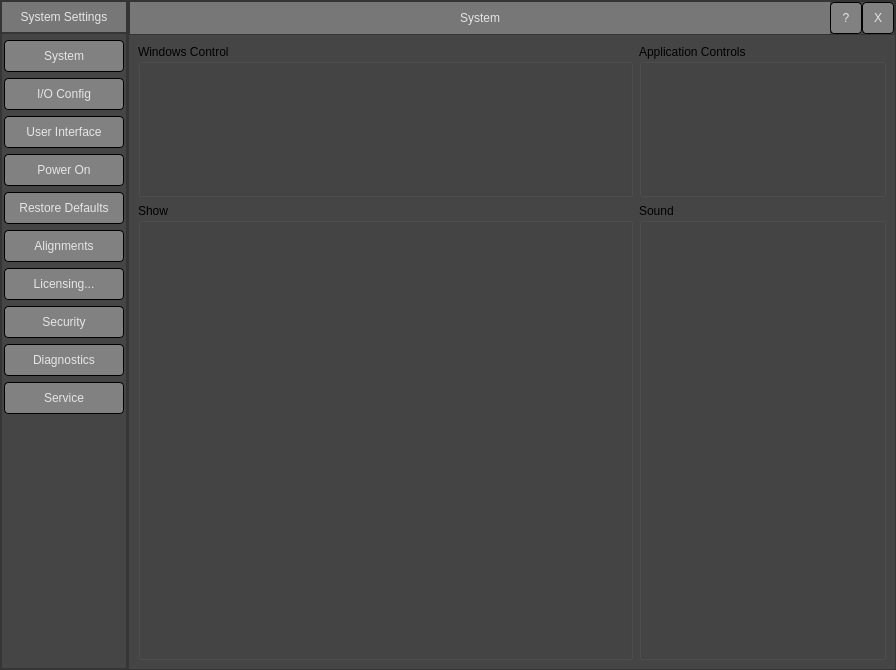
<?xml version="1.0" encoding="UTF-8"?>
<ui version="4.0">
 <class>DialogSystemSettings2</class>
 <widget class="QDialog" name="DialogSystemSettings2">
  <property name="geometry">
   <rect>
    <x>0</x>
    <y>0</y>
    <width>896</width>
    <height>670</height>
   </rect>
  </property>
  <property name="windowTitle">
   <string>Dialog</string>
  </property>
  <property name="styleSheet">
   <string notr="true">/*QWidget {
background-color: rgb(99,99,99); */
/*background-color: rgb(169,169,29); */
/*background-color: rgb(29,200,200); */
/*color: rgb(229,229,229); 
}*/

QPushButton {
background-color: rgb(129,129,129); 
color: rgb(229,229,229); 
border: 1px solid black;
border-radius: 4px;
}

/*QPushButton:pressed {
    background-color: qlineargradient(spread:pad, x1:0, y1:0, x2:0, y2:1,   stop:0 rgba(60, 186, 162, 255), stop:1 rgba(98, 211, 162, 255))
}*/

/*QPushButton {
     background-color: #3cbaa2; 
     border: 1px solid black;
     border-radius: 4px;
}*/

/*QPushButton:disabled {
    background-color: rgb(170, 170, 127)
}*/

QFrame {
background-color: rgb(69,69,69); 
color: rgb(229,229,229); 
}

QLabel {
background-color: rgb(119,119,119); 
color: rgb(229,229,229); 
}

/*QTreeWidget {
background-color: qlineargradient(x1: 0, y1: 0, x2: 0, y2: 1, stop: 0 rgb(96,96,96), stop: 1 rgb(196,196,196));
color:rgb(232,232,232); 
border: 2px solid rgb(190,220,15);
border-radius: 8px;border-style:solid; 
}*/

</string>
  </property>
  <layout class="QHBoxLayout" name="horizontalLayout_2" stretch="1,6">
   <property name="spacing">
    <number>0</number>
   </property>
   <property name="leftMargin">
    <number>0</number>
   </property>
   <property name="topMargin">
    <number>0</number>
   </property>
   <property name="rightMargin">
    <number>0</number>
   </property>
   <property name="bottomMargin">
    <number>0</number>
   </property>
   <item>
    <widget class="QFrame" name="frame_4">
     <property name="frameShape">
      <enum>QFrame::StyledPanel</enum>
     </property>
     <property name="frameShadow">
      <enum>QFrame::Raised</enum>
     </property>
     <layout class="QVBoxLayout" name="verticalLayout" stretch="1,20">
      <property name="spacing">
       <number>0</number>
      </property>
      <property name="leftMargin">
       <number>0</number>
      </property>
      <property name="topMargin">
       <number>0</number>
      </property>
      <property name="rightMargin">
       <number>0</number>
      </property>
      <property name="bottomMargin">
       <number>0</number>
      </property>
      <item>
       <widget class="QFrame" name="frame">
        <property name="frameShape">
         <enum>QFrame::StyledPanel</enum>
        </property>
        <property name="frameShadow">
         <enum>QFrame::Raised</enum>
        </property>
        <layout class="QVBoxLayout" name="verticalLayout_3">
         <property name="spacing">
          <number>0</number>
         </property>
         <property name="leftMargin">
          <number>0</number>
         </property>
         <property name="topMargin">
          <number>0</number>
         </property>
         <property name="rightMargin">
          <number>0</number>
         </property>
         <property name="bottomMargin">
          <number>0</number>
         </property>
         <item>
          <widget class="QLabel" name="label_2">
           <property name="text">
            <string>System Settings</string>
           </property>
           <property name="alignment">
            <set>Qt::AlignCenter</set>
           </property>
          </widget>
         </item>
        </layout>
       </widget>
      </item>
      <item>
       <widget class="QFrame" name="frame_3">
        <property name="sizePolicy">
         <sizepolicy hsizetype="Preferred" vsizetype="Preferred">
          <horstretch>0</horstretch>
          <verstretch>0</verstretch>
         </sizepolicy>
        </property>
        <property name="minimumSize">
         <size>
          <width>0</width>
          <height>0</height>
         </size>
        </property>
        <property name="frameShape">
         <enum>QFrame::StyledPanel</enum>
        </property>
        <property name="frameShadow">
         <enum>QFrame::Raised</enum>
        </property>
        <layout class="QVBoxLayout" name="verticalLayout_4">
         <property name="spacing">
          <number>6</number>
         </property>
         <property name="leftMargin">
          <number>2</number>
         </property>
         <property name="topMargin">
          <number>6</number>
         </property>
         <property name="rightMargin">
          <number>2</number>
         </property>
         <property name="bottomMargin">
          <number>6</number>
         </property>
         <item>
          <widget class="QPushButton" name="buttonSystem">
           <property name="minimumSize">
            <size>
             <width>0</width>
             <height>32</height>
            </size>
           </property>
           <property name="text">
            <string>System</string>
           </property>
          </widget>
         </item>
         <item>
          <widget class="QPushButton" name="buttonConfig">
           <property name="minimumSize">
            <size>
             <width>0</width>
             <height>32</height>
            </size>
           </property>
           <property name="text">
            <string>I/O Config</string>
           </property>
          </widget>
         </item>
         <item>
          <widget class="QPushButton" name="buttonUserInterface">
           <property name="minimumSize">
            <size>
             <width>0</width>
             <height>32</height>
            </size>
           </property>
           <property name="text">
            <string>User Interface</string>
           </property>
          </widget>
         </item>
         <item>
          <widget class="QPushButton" name="buttonPowerOn">
           <property name="minimumSize">
            <size>
             <width>0</width>
             <height>32</height>
            </size>
           </property>
           <property name="text">
            <string>Power On</string>
           </property>
          </widget>
         </item>
         <item>
          <widget class="QPushButton" name="buttonRestoreDefault">
           <property name="minimumSize">
            <size>
             <width>0</width>
             <height>32</height>
            </size>
           </property>
           <property name="text">
            <string>Restore Defaults</string>
           </property>
          </widget>
         </item>
         <item>
          <widget class="QPushButton" name="buttonAlignments">
           <property name="minimumSize">
            <size>
             <width>0</width>
             <height>32</height>
            </size>
           </property>
           <property name="text">
            <string>Alignments</string>
           </property>
          </widget>
         </item>
         <item>
          <widget class="QPushButton" name="buttonLicensing">
           <property name="minimumSize">
            <size>
             <width>0</width>
             <height>32</height>
            </size>
           </property>
           <property name="text">
            <string>Licensing...</string>
           </property>
          </widget>
         </item>
         <item>
          <widget class="QPushButton" name="buttonSecurity">
           <property name="minimumSize">
            <size>
             <width>0</width>
             <height>32</height>
            </size>
           </property>
           <property name="text">
            <string>Security</string>
           </property>
          </widget>
         </item>
         <item>
          <widget class="QPushButton" name="buttonDiagnostics">
           <property name="minimumSize">
            <size>
             <width>0</width>
             <height>32</height>
            </size>
           </property>
           <property name="text">
            <string>Diagnostics</string>
           </property>
          </widget>
         </item>
         <item>
          <widget class="QPushButton" name="buttonService">
           <property name="minimumSize">
            <size>
             <width>0</width>
             <height>32</height>
            </size>
           </property>
           <property name="text">
            <string>Service</string>
           </property>
          </widget>
         </item>
         <item>
          <spacer name="verticalSpacer">
           <property name="orientation">
            <enum>Qt::Vertical</enum>
           </property>
           <property name="sizeHint" stdset="0">
            <size>
             <width>20</width>
             <height>40</height>
            </size>
           </property>
          </spacer>
         </item>
        </layout>
       </widget>
      </item>
     </layout>
    </widget>
   </item>
   <item>
    <widget class="QFrame" name="frame_5">
     <property name="frameShape">
      <enum>QFrame::StyledPanel</enum>
     </property>
     <property name="frameShadow">
      <enum>QFrame::Raised</enum>
     </property>
     <layout class="QVBoxLayout" name="verticalLayout_2" stretch="1,20">
      <property name="spacing">
       <number>0</number>
      </property>
      <property name="leftMargin">
       <number>0</number>
      </property>
      <property name="topMargin">
       <number>0</number>
      </property>
      <property name="rightMargin">
       <number>0</number>
      </property>
      <property name="bottomMargin">
       <number>0</number>
      </property>
      <item>
       <widget class="QFrame" name="frame_2">
        <property name="frameShape">
         <enum>QFrame::StyledPanel</enum>
        </property>
        <property name="frameShadow">
         <enum>QFrame::Raised</enum>
        </property>
        <layout class="QHBoxLayout" name="horizontalLayout" stretch="40,1,1">
         <property name="spacing">
          <number>0</number>
         </property>
         <property name="leftMargin">
          <number>0</number>
         </property>
         <property name="topMargin">
          <number>0</number>
         </property>
         <property name="rightMargin">
          <number>0</number>
         </property>
         <property name="bottomMargin">
          <number>0</number>
         </property>
         <item>
          <widget class="QLabel" name="label">
           <property name="text">
            <string>System</string>
           </property>
           <property name="alignment">
            <set>Qt::AlignCenter</set>
           </property>
          </widget>
         </item>
         <item>
          <widget class="QPushButton" name="buttonHelp">
           <property name="minimumSize">
            <size>
             <width>32</width>
             <height>32</height>
            </size>
           </property>
           <property name="text">
            <string>?</string>
           </property>
          </widget>
         </item>
         <item>
          <widget class="QPushButton" name="buttonExit">
           <property name="minimumSize">
            <size>
             <width>32</width>
             <height>32</height>
            </size>
           </property>
           <property name="text">
            <string>X</string>
           </property>
          </widget>
         </item>
        </layout>
       </widget>
      </item>
      <item>
       <widget class="QStackedWidget" name="stackedSystem">
        <property name="styleSheet">
         <string notr="true"/>
        </property>
        <property name="currentIndex">
         <number>0</number>
        </property>
        <widget class="QWidget" name="pageSystem">
         <layout class="QGridLayout" name="gridLayout" rowstretch="1,3" columnstretch="2,1" rowminimumheight="1,1" columnminimumwidth="1,1">
          <item row="0" column="0">
           <widget class="QGroupBox" name="groupBox">
            <property name="title">
             <string>Windows Control</string>
            </property>
            <property name="flat">
             <bool>false</bool>
            </property>
           </widget>
          </item>
          <item row="0" column="1">
           <widget class="QGroupBox" name="groupBox_2">
            <property name="title">
             <string>Application Controls</string>
            </property>
           </widget>
          </item>
          <item row="1" column="0">
           <widget class="QGroupBox" name="groupBox_3">
            <property name="title">
             <string>Show</string>
            </property>
           </widget>
          </item>
          <item row="1" column="1">
           <widget class="QGroupBox" name="groupBox_4">
            <property name="title">
             <string>Sound</string>
            </property>
           </widget>
          </item>
         </layout>
        </widget>
        <widget class="QWidget" name="pageConfig">
         <layout class="QHBoxLayout" name="horizontalLayout_3">
          <item>
           <widget class="QLabel" name="label_3">
            <property name="text">
             <string>Config</string>
            </property>
           </widget>
          </item>
         </layout>
        </widget>
        <widget class="QWidget" name="pageUserInterface">
         <layout class="QHBoxLayout" name="horizontalLayout_4">
          <item>
           <widget class="QLabel" name="label_4">
            <property name="text">
             <string>UserInterface</string>
            </property>
           </widget>
          </item>
         </layout>
        </widget>
        <widget class="QWidget" name="pagePowerOn">
         <layout class="QHBoxLayout" name="horizontalLayout_5">
          <item>
           <widget class="QLabel" name="label_5">
            <property name="text">
             <string>PowerOn</string>
            </property>
           </widget>
          </item>
         </layout>
        </widget>
        <widget class="QWidget" name="pageRestoreDefaults">
         <layout class="QHBoxLayout" name="horizontalLayout_6">
          <item>
           <widget class="QLabel" name="label_6">
            <property name="text">
             <string>Restore Defaults</string>
            </property>
           </widget>
          </item>
         </layout>
        </widget>
        <widget class="QWidget" name="pageAlignments">
         <layout class="QHBoxLayout" name="horizontalLayout_7">
          <item>
           <widget class="QLabel" name="label_7">
            <property name="text">
             <string>Alignments</string>
            </property>
           </widget>
          </item>
         </layout>
        </widget>
        <widget class="QWidget" name="pageLicensing">
         <layout class="QHBoxLayout" name="horizontalLayout_8">
          <item>
           <widget class="QLabel" name="label_8">
            <property name="text">
             <string>Licensing</string>
            </property>
           </widget>
          </item>
         </layout>
        </widget>
        <widget class="QWidget" name="pageSecurity">
         <layout class="QHBoxLayout" name="horizontalLayout_9">
          <item>
           <widget class="QLabel" name="label_9">
            <property name="text">
             <string>Security</string>
            </property>
           </widget>
          </item>
         </layout>
        </widget>
        <widget class="QWidget" name="pageDiagnostics">
         <layout class="QHBoxLayout" name="horizontalLayout_10">
          <item>
           <widget class="QLabel" name="label_11">
            <property name="text">
             <string>Diagnostics</string>
            </property>
           </widget>
          </item>
         </layout>
        </widget>
        <widget class="QWidget" name="pageService">
         <layout class="QHBoxLayout" name="horizontalLayout_11">
          <item>
           <widget class="QLabel" name="label_10">
            <property name="text">
             <string>Service</string>
            </property>
           </widget>
          </item>
         </layout>
        </widget>
       </widget>
      </item>
     </layout>
    </widget>
   </item>
  </layout>
 </widget>
 <resources/>
 <connections/>
</ui>
